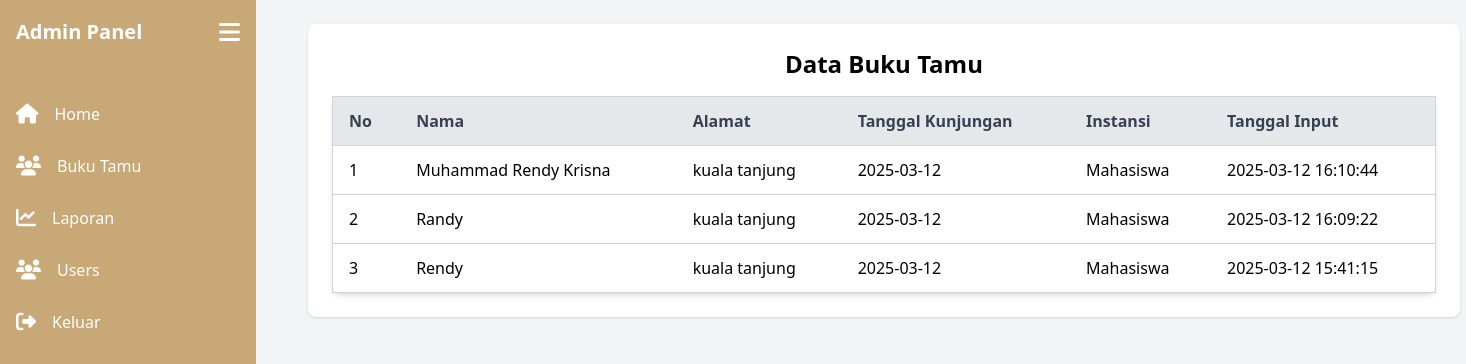
/public/admin/data_tamu.php, run on the app's committed database.
### tables this page shows
CREATE TABLE `tbl_tamu_undangan` (
  `id` int(11) NOT NULL,
  `nama` varchar(255) NOT NULL,
  `alamat` text NOT NULL,
  `tanggal_kunjungan` date NOT NULL,
  `instansi` varchar(255) NOT NULL,
  `created_at` timestamp NOT NULL DEFAULT current_timestamp()
);

### public/admin/data_tamu.php (the view, shortened to what this page needs)
<?php
$host = "localhost";
$user = "root";
$password = "";
$database = "museum_db";
$conn = new mysqli($host, $user, $password, $database);
$sql = "SELECT * FROM tbl_tamu_undangan ORDER BY created_at DESC";
$result = $conn->query($sql);
?>
<!DOCTYPE html>
<html lang="id">
<head>
    <script src="https://cdn.tailwindcss.com"></script>
    <link rel="stylesheet" href="https://cdnjs.cloudflare.com/ajax/libs/font-awesome/6.4.2/css/all.min.css">
</head>
<body class="flex bg-gray-100">
    <div id="sidebar" class="sidebar w-64 bg-[#c8a876] text-white h-screen fixed transition-all duration-300">
        <div class="flex items-center justify-between p-4">
            <h1 id="sidebarTitle" class="text-xl font-semibold">Admin Panel</h1>
            <button onclick="toggleSidebar()" class="text-white focus:outline-none">
                <i class="fas fa-bars text-2xl"></i>
            </button>
        </div>
        <nav class="mt-6">
            <ul>
                <li class="px-4 py-3 flex items-center hover:bg-[#c09858] cursor-pointer">
                    <i class="fas fa-home text-xl"></i>
                    <a href="index.php" id="menuText1" class="ml-4">Home<a />
                </li>
                <li class="px-4 py-3 flex items-center hover:bg-[#c09858] cursor-pointer">
                    <i class="fas fa-users text-xl"></i>
                    <a href="data_tamu.php" id="menuText2" class="ml-4">Buku Tamu<a />
                </li>
                <li class="px-4 py-3 flex items-center hover:bg-[#c09858] cursor-pointer">
                    <i class="fas fa-chart-line text-xl"></i>
                    <a href="laporan.php" id="menuText3" class="ml-4">Laporan</a>
                </li>
                <li class="px-4 py-3 flex items-center hover:bg-[#c09858] cursor-pointer">
                    <i class="fas fa-users text-xl"></i>
                    <a href="list_users.php" id="menuText4" class="ml-4">Users</a>
                </li>
                <li class="px-4 py-3 flex items-center hover:bg-[#c09858] cursor-pointer">
                    <i class="fas fa-sign-out-alt text-xl"></i>
                    <a href="../../auth/login.php" id="menuText4" class="ml-4">Keluar<a />
                </li>
            </ul>
        </nav>
    </div>
    <div id="content" class="content ml-64 p-6 w-full transition-all duration-300">
        <div class="max-w-6xl mx-auto bg-white p-6 rounded-lg shadow">
            <h2 class="text-2xl font-bold mb-4 text-center">Data Buku Tamu</h2>
            <table class="min-w-full bg-white border border-gray-300 rounded-lg shadow-md">
                <thead>
                    <tr class="bg-gray-200 text-gray-700">
                        <th class="py-3 px-4 text-left">No</th>
                        <th class="py-3 px-4 text-left">Nama</th>
                        <th class="py-3 px-4 text-left">Alamat</th>
                        <th class="py-3 px-4 text-left">Tanggal Kunjungan</th>
                        <th class="py-3 px-4 text-left">Instansi</th>
                        <th class="py-3 px-4 text-left">Tanggal Input</th>
                    </tr>
                </thead>
                <tbody>
                    <?php
                    if ($result->num_rows > 0) {
                        $no = 1;
                        while ($row = $result->fetch_assoc()) {
                            echo "<tr class='border-t border-gray-300'>
                                    <td class='py-3 px-4'>{$no}</td>
                                    <td class='py-3 px-4'>{$row['nama']}</td>
                                    <td class='py-3 px-4'>{$row['alamat']}</td>
                                    <td class='py-3 px-4'>{$row['tanggal_kunjungan']}</td>
                                    <td class='py-3 px-4'>{$row['instansi']}</td>
                                    <td class='py-3 px-4'>{$row['created_at']}</td>
                                  </tr>";
                            $no++;
                        }
                    } else {
                        echo "<tr><td colspan='6' class='text-center py-3'>Tidak ada data</td></tr>";
                    }
                    ?>
                </tbody>
            </table>
        </div>
    </div>
</body>
</html>

### public/admin/data_tamu.php (style rules this page uses)
.sidebar { transition: width 0.3s ease; }
.content { transition: margin-left 0.3s ease; }

### data on the page
tbl_tamu_undangan: nama "Muhammad Rendy Krisna", alamat "kuala tanjung", tanggal_kunjungan "2025-03-12", instansi "Mahasiswa", created_at "2025-03-12 16:10:44"
tbl_tamu_undangan: nama "Randy", alamat "kuala tanjung", tanggal_kunjungan "2025-03-12", instansi "Mahasiswa", created_at "2025-03-12 16:09:22"
tbl_tamu_undangan: nama "Rendy", alamat "kuala tanjung", tanggal_kunjungan "2025-03-12", instansi "Mahasiswa", created_at "2025-03-12 15:41:15"
